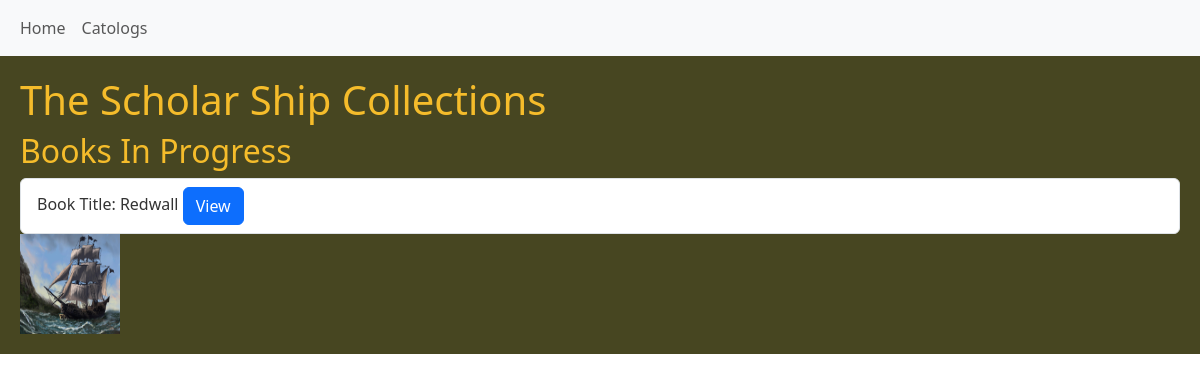
The app's page /, older data.
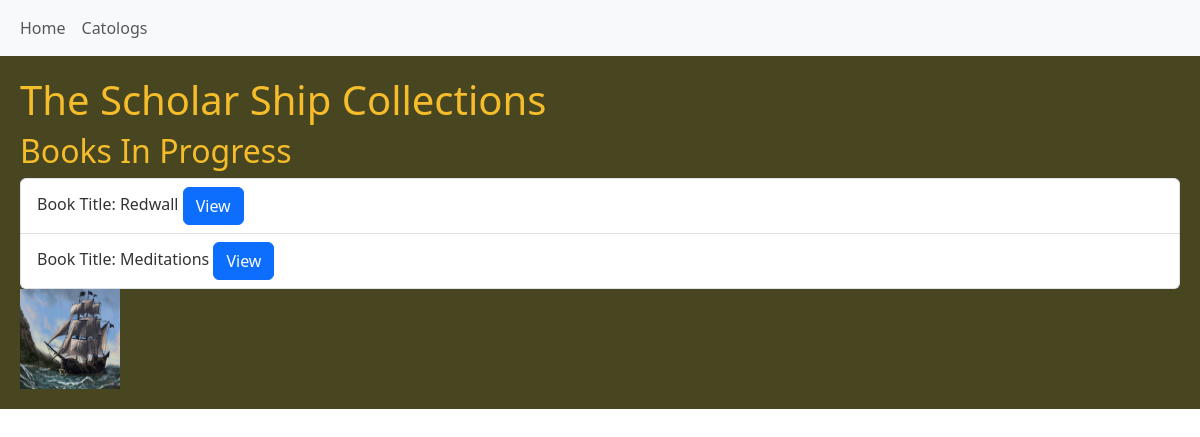
The same page, newer data.
### book_app/models.py (models this page shows)
class Book(models.Model):
    title =models.CharField(max_length=200)
    author= models.CharField(max_length=200)
    publication_date = models.CharField(max_length=200)
    description=models.TextField(null=True, blank=False)
    is_active = models.BooleanField(default=False)
    review = models.TextField(null=True, blank=True)
    catalog = models.ForeignKey(Catalog, on_delete=models.CASCADE, null = True)
    def __str__(self):
        return self.title
    def get_absolute_url(self):
        return reverse('Book-detail', args=[str(self.id)])

### book_app/views.py (the view)
# urls.py: path('', views.index, name= 'index'),
def index(request):
    active_books = Book.objects.filter(is_active=True)
    print("Active Books available", active_books )
    return render(request, 'book_app/index.html', {'active_books':active_books})

### book_app/templates/book_app/index.html
{% extends 'book_app/base_template.html' %}
{% load static %}
{% block content %}
  <div style="background-color: #474621; padding: 20px;">
    <h1 style="color: #f5bc2b;">The Scholar Ship Collections</h1>
    <h2 style="color: #f5bc2b;">Books In Progress</h2>
    <ul class="list-group">
      {% for book in active_books %}
      <li class="list-group-item" style="color: #333;"> Book Title: {{ book.title }}
        <a class="btn btn-primary" href="{{ book.get_absolute_url }}" role="button">View</a>
      </li>
      {% endfor %}
    </ul>
    <img src="{% static 'images/pirate_ship.gif' %}" alt="Moving GIF" style="width: 100px; height: 100px;">
  </div>
{% endblock %}

Row changes from the older to the newer data that the page shows:
added Book: title "Meditations"
